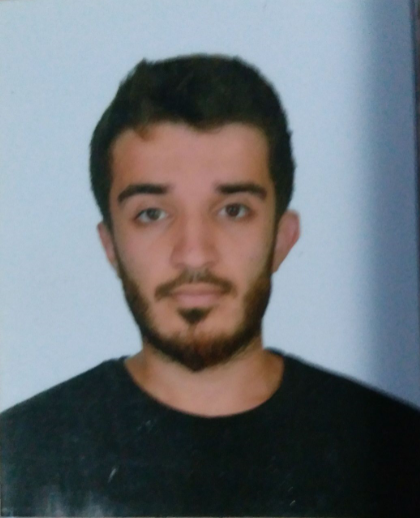
#> input picture resim.png, 420 x 518 px
$ python erodeDilate.py
#> lines starting #> are read from the running program, lines starting #| are printed output that depends on the picture
import cv2
import numpy as np
import sys


imaj = cv2.imread("resim.png")
#> imaj is the input picture: shape (518, 420, 3); mean B, G, R 119.9, 114.8, 109.1
# imaj , kernel , standard_sapma

kernel = np.ones((5,5),np.uint8)
#sınırları inceltme
erosion = cv2.erode(imaj,kernel,iterations=1)
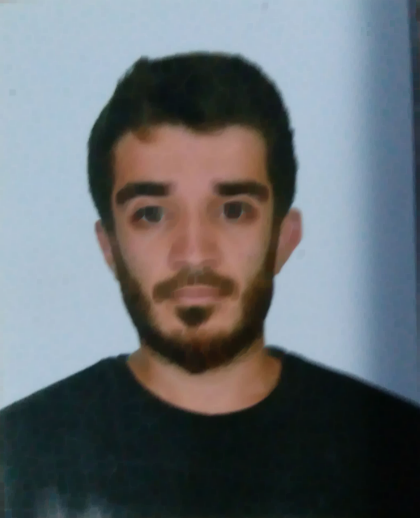
#> erosion: shape (518, 420, 3); mean B, G, R 113.3, 108.7, 102.2
#sınırları kalınlaştırma
dilation = cv2.dilate(imaj,kernel,iterations=1)
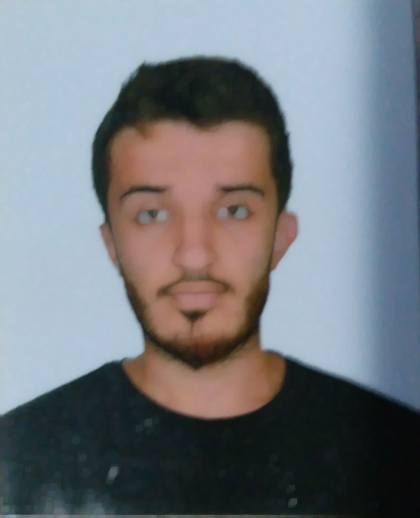
#> dilation: shape (518, 420, 3); mean B, G, R 126.4, 120.9, 115.9
dusey = np.vstack((imaj,erosion,dilation))
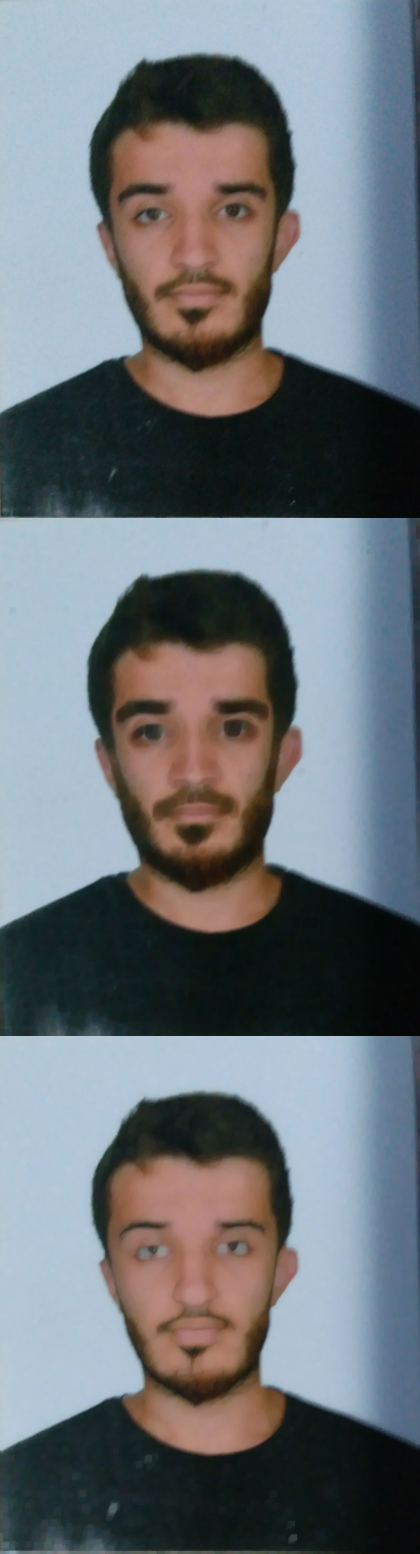
#> dusey: shape (1554, 420, 3); mean B, G, R 119.9, 114.8, 109.1
cv2.imshow('imaj',imaj)
cv2.imshow('dusey',dusey)
cv2.moveWindow('imaj',10,10)
while True:
    k = cv2.waitKey(10)&0xFF
#> (key q is pressed here)
    if k == 27 or k == ord("q"):
        break
cv2.destroyAllWindows()
